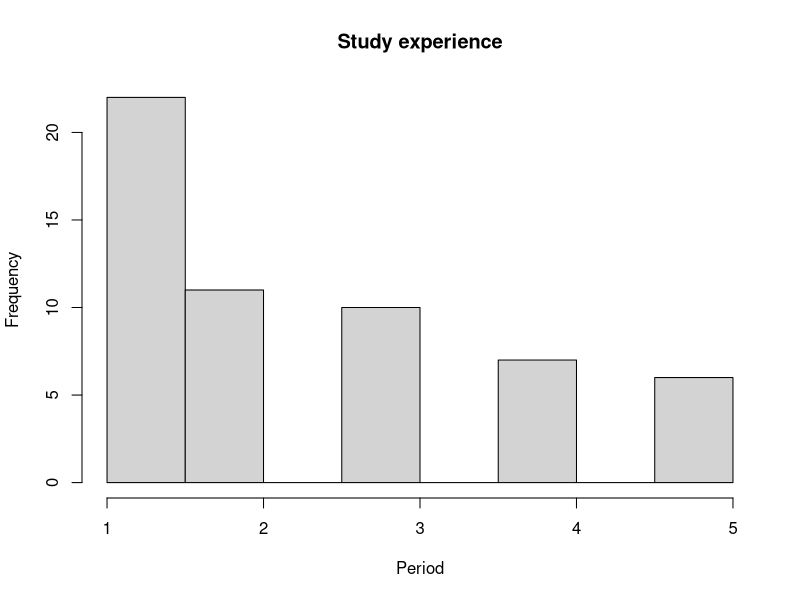
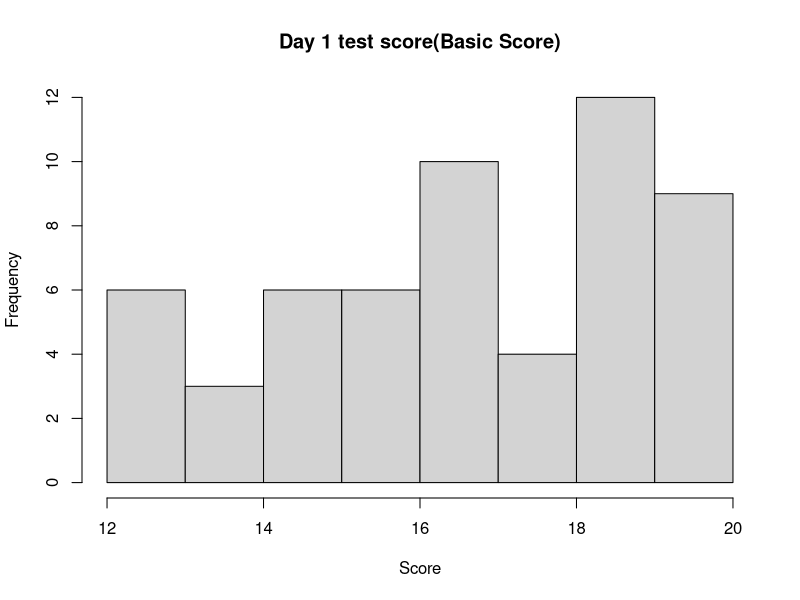
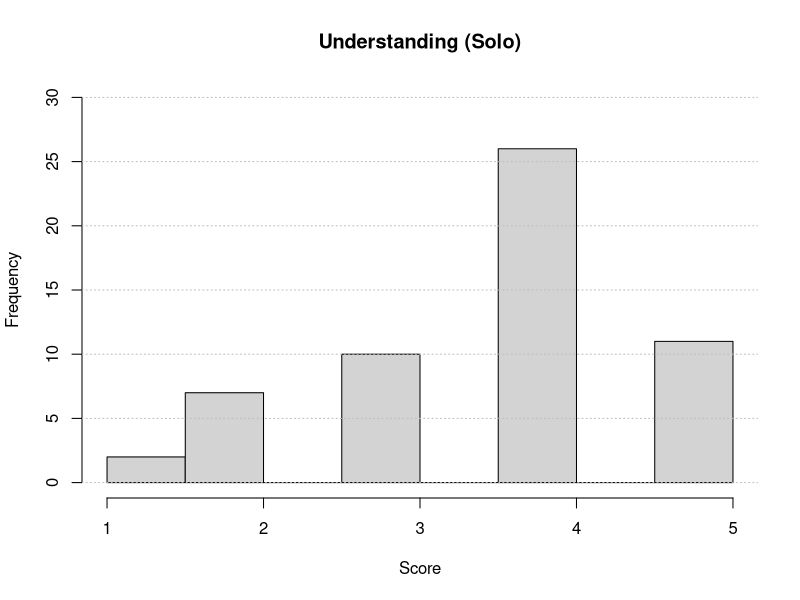
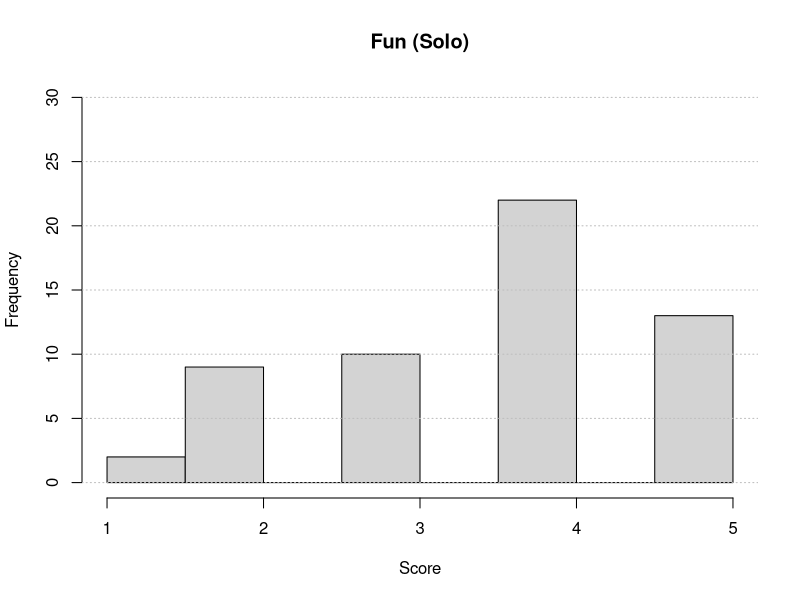
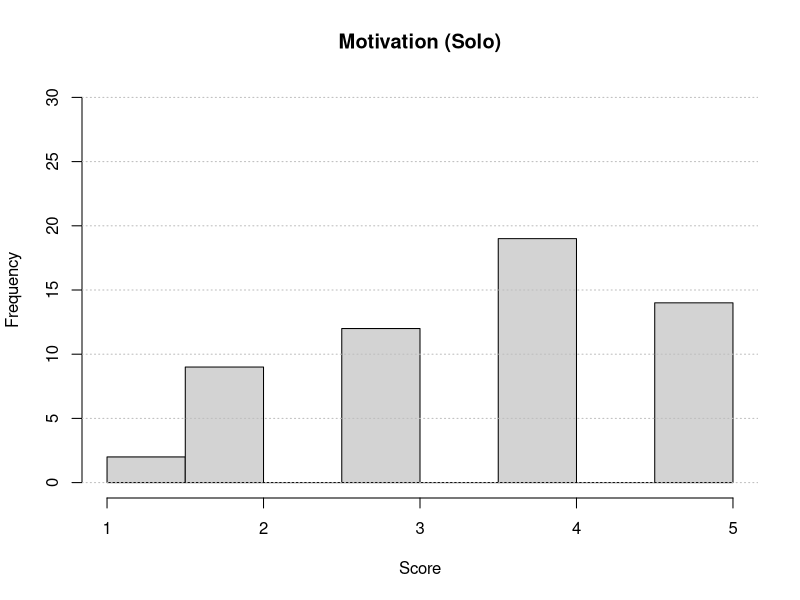
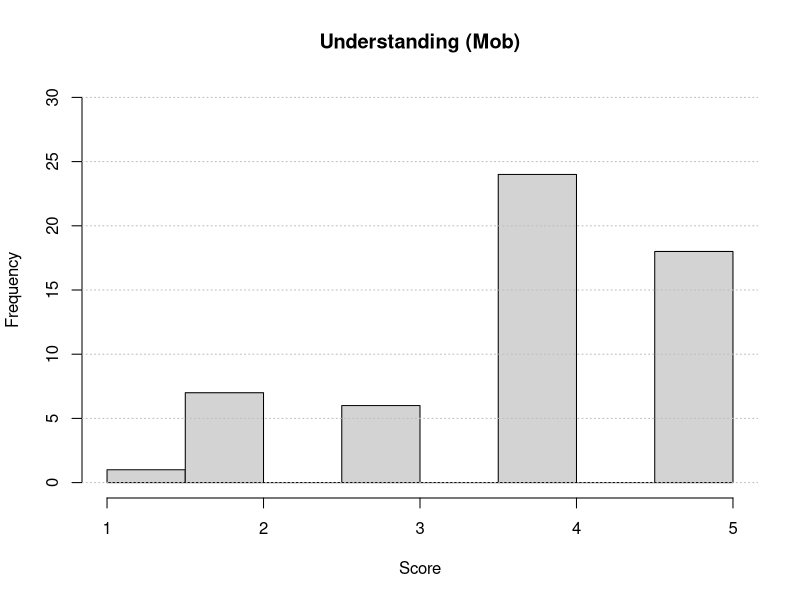
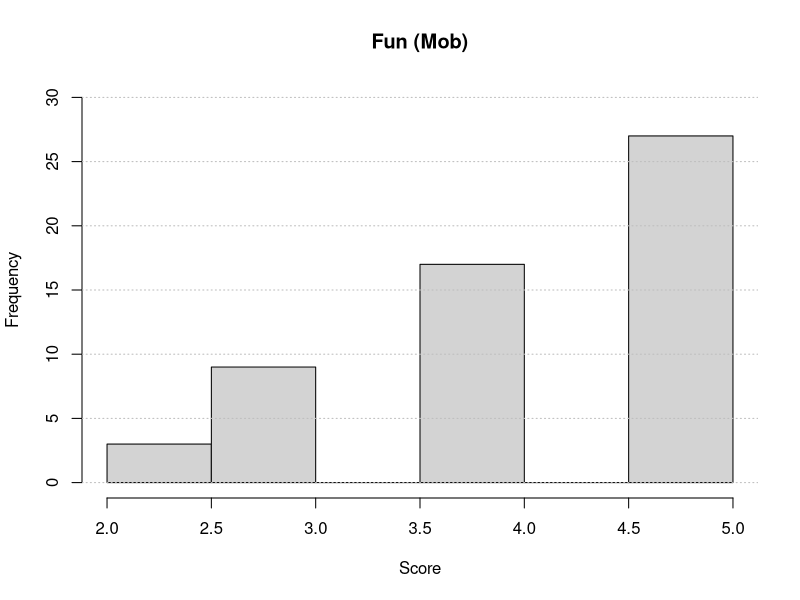
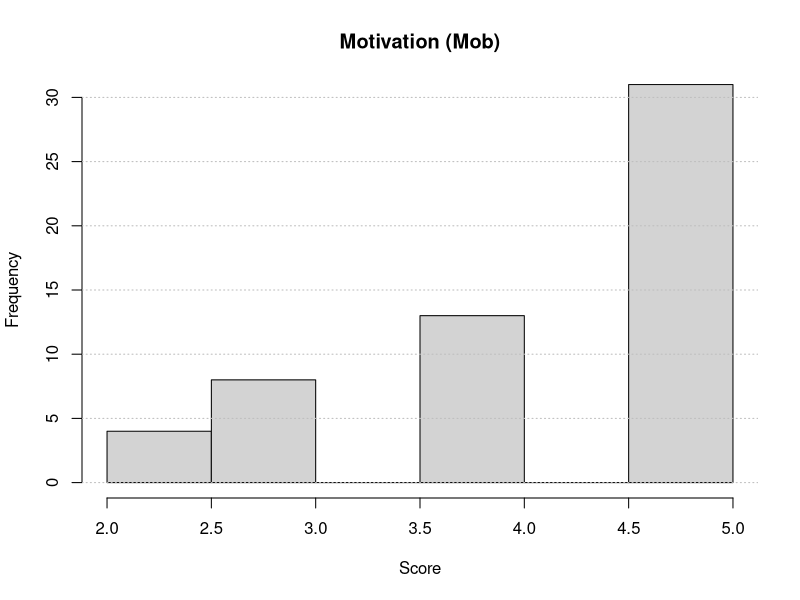

These charts were generated, in order, by the following R code:
# R言語のコード
library(readr)

# データセットを読み込む
data <- read_csv("./assets/finalized_questionaire.csv")

data <- na.omit(data)

## study_experience
shapiro.test(x=data$study_experience)
hist(data$study_experience, main="Study experience",  xlab="Period")

## basic_score
shapiro.test(x=data$basic_score)
hist(data$basic_score, main="Day 1 test score(Basic Score)",  xlab="Score")

## Understanding, Fun, Motivation (Solo, Mob)
max_y <- 30
shapiro.test(x=data$solo_understanding)
hist(data$solo_understanding, main="Understanding (Solo)",  xlab="Score", ylim=c(0, max_y))
abline(h = seq(0, max_y, by = 5), col = "gray", lty = "dotted")

shapiro.test(x=data$solo_fun)
hist(data$solo_fun, main="Fun (Solo)",  xlab="Score", ylim=c(0, max_y))
abline(h = seq(0, max_y, by = 5), col = "gray", lty = "dotted")

shapiro.test(x=data$solo_motivation)
hist(data$solo_motivation, main="Motivation (Solo)",  xlab="Score", ylim=c(0, max_y))
abline(h = seq(0, max_y, by = 5), col = "gray", lty = "dotted")

shapiro.test(x=data$mob_understanding)
hist(data$mob_understanding, main="Understanding (Mob)",  xlab="Score", ylim=c(0, max_y))
abline(h = seq(0, max_y, by = 5), col = "gray", lty = "dotted")

shapiro.test(x=data$mob_fun)
hist(data$mob_fun, main="Fun (Mob)",  xlab="Score", ylim=c(0, max_y))
abline(h = seq(0, max_y, by = 5), col = "gray", lty = "dotted")

shapiro.test(x=data$mob_motivation)
hist(data$mob_motivation, main="Motivation (Mob)",  xlab="Score", ylim=c(0, max_y))
abline(h = seq(0, max_y, by = 5), col = "gray", lty = "dotted")

## Test Score (Solo, Mob)
solo_score <- data$solo_score_1 + data$solo_score_2
shapiro.test(x=solo_score)
hist(solo_score, main="Test Score (Solo)",  xlab="Score")

mob_score <- data$mob_score_1 + data$mob_score_2
shapiro.test(x=mob_score)
hist(mob_score, main="Mob test score",  xlab="Score")

hist(mob_score, col=rgb(1, 0, 0, 0.5), main="Test score (Solor v.s. Mob)", xlab="Score", xlim=range(c(solo_score, mob_score)), ylim=c(0, max(hist(solo_score, plot=FALSE)$counts, hist(mob_score, plot=FALSE)$counts)))
hist(solo_score, col=rgb(0, 0, 1, 0.5), add=TRUE)
legend("topright", legend=c("Mob Score", "Solo Score"), fill=c(rgb(1, 0, 0, 0.5), rgb(0, 0, 1, 0.5)))

mean(solo_score)
mean(mob_score)

min(solo_score)
min(mob_score)

max(solo_score)
max(mob_score)

### t-test
t.test(solo_score, mob_score, paired = TRUE, conf.level = 0.95)

### bootstrap
bootstrap_min <- function(data, n_bootstrap) {
  bootstrap_mins <- numeric(n_bootstrap)
  for (i in 1:n_bootstrap) {
    sample_data <- sample(data, replace = TRUE)
    bootstrap_mins[i] <- min(sample_data)
  }
  return(bootstrap_mins)
}

# ブートストラップサンプリング
set.seed(123)  # 結果の再現性を保証
n_bootstrap <- 10000
solo_min <- bootstrap_min(solo_score, n_bootstrap)
mob_min <- bootstrap_min(mob_score, n_bootstrap)

# 最小値の差の分布
min_diffs <- mob_min - solo_min

# 差の95%信頼区間
quantile(min_diffs, c(0.025, 0.975))

# p値の計算
mean(min_diffs >= 0)  

